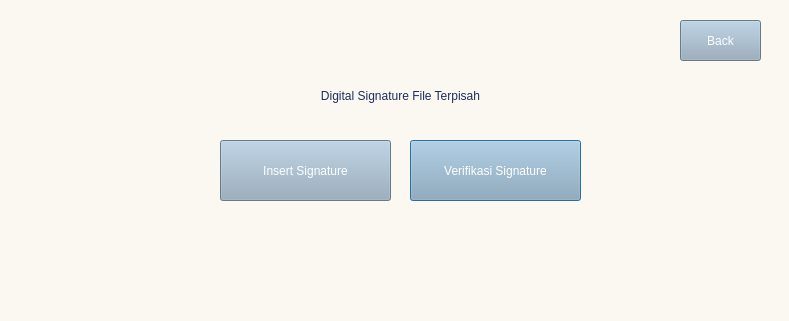
<?xml version="1.0" encoding="UTF-8"?>
<ui version="4.0">
 <class>Dialog</class>
 <widget class="QDialog" name="Dialog">
  <property name="geometry">
   <rect>
    <x>0</x>
    <y>0</y>
    <width>789</width>
    <height>321</height>
   </rect>
  </property>
  <property name="windowTitle">
   <string>Dialog</string>
  </property>
  <property name="styleSheet">
   <string notr="true">background-color: 
#FBF8F1
;</string>
  </property>
  <widget class="QPushButton" name="verifikasi">
   <property name="geometry">
    <rect>
     <x>410</x>
     <y>140</y>
     <width>171</width>
     <height>61</height>
    </rect>
   </property>
   <property name="styleSheet">
    <string notr="true">QPushButton{ 
	background-color: #92A9BD; color:#FFFFFF;
font: 15pt &quot;Mulish&quot;;color:#fff; 
	border-radius: 13.25760269165039px;
}

 QPushButton:hover {
	background-color: #7C99AC; color:#FFFFFF;
font: 15pt &quot;Mulish&quot;;color:#fff; 
	border-radius: 13.25760269165039px;
 }</string>
   </property>
   <property name="text">
    <string>Verifikasi Signature</string>
   </property>
  </widget>
  <widget class="QLabel" name="label_2">
   <property name="geometry">
    <rect>
     <x>230</x>
     <y>70</y>
     <width>341</width>
     <height>51</height>
    </rect>
   </property>
   <property name="styleSheet">
    <string notr="true">font: 20pt &quot;Mulish&quot;;color:#1D2D5E; </string>
   </property>
   <property name="text">
    <string>Digital Signature File Terpisah</string>
   </property>
   <property name="alignment">
    <set>Qt::AlignCenter</set>
   </property>
  </widget>
  <widget class="QPushButton" name="insert">
   <property name="geometry">
    <rect>
     <x>220</x>
     <y>140</y>
     <width>171</width>
     <height>61</height>
    </rect>
   </property>
   <property name="styleSheet">
    <string notr="true">QPushButton{ 
	background-color: #92A9BD; color:#FFFFFF;
font: 17pt &quot;Mulish&quot;;color:#fff; 
	border-radius: 13.25760269165039px;
}

 QPushButton:hover {
	background-color: #7C99AC; color:#FFFFFF;
font: 17pt &quot;Mulish&quot;;color:#fff; 
	border-radius: 13.25760269165039px;
 }</string>
   </property>
   <property name="text">
    <string>Insert Signature</string>
   </property>
  </widget>
  <widget class="QPushButton" name="backButton">
   <property name="geometry">
    <rect>
     <x>680</x>
     <y>20</y>
     <width>81</width>
     <height>41</height>
    </rect>
   </property>
   <property name="styleSheet">
    <string notr="true">QPushButton{ 
	background-color: #92A9BD; color:#FFFFFF;
font: 17pt &quot;Mulish&quot;;color:#fff; 
	border-radius: 13.25760269165039px;
}

 QPushButton:hover {
	background-color: #7C99AC; color:#FFFFFF;
font: 17pt &quot;Mulish&quot;;color:#fff; 
	border-radius: 13.25760269165039px;
 }</string>
   </property>
   <property name="text">
    <string>Back</string>
   </property>
  </widget>
 </widget>
 <resources/>
 <connections/>
</ui>
